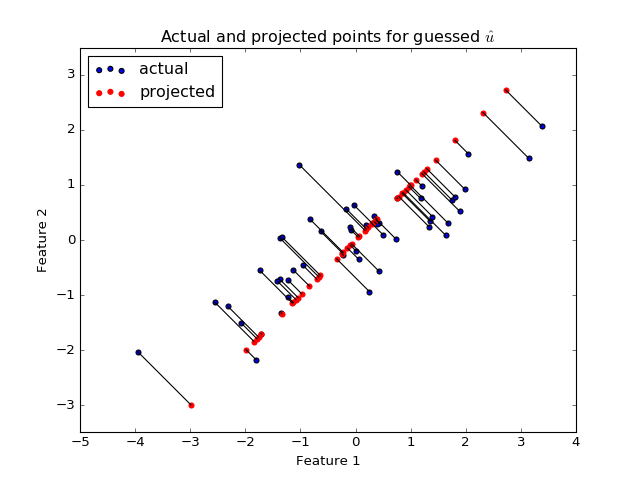

The script that drew this image:
plt.scatter(X[0], X[1], label='actual')
# <...>
plt.scatter(projected[0], projected[1], color='r', label='projected')
# <...>
for i in range(X.shape[1]):
    # Plot line between projected and actual point
    proj_pt = projected[:, i]
    actual_pt = X[:, i]
    plt.plot([proj_pt[0], actual_pt[0]], [proj_pt[1], actual_pt[1]], 'k')
# [...]
plt.axis('equal')
# (...)
plt.legend(loc='upper left')
# <...>
plt.title("Actual and projected points for guessed $\hat{u}$")
# <...>
plt.xlabel('Feature 1')
# <...>
plt.ylabel('Feature 2')
# <...>
